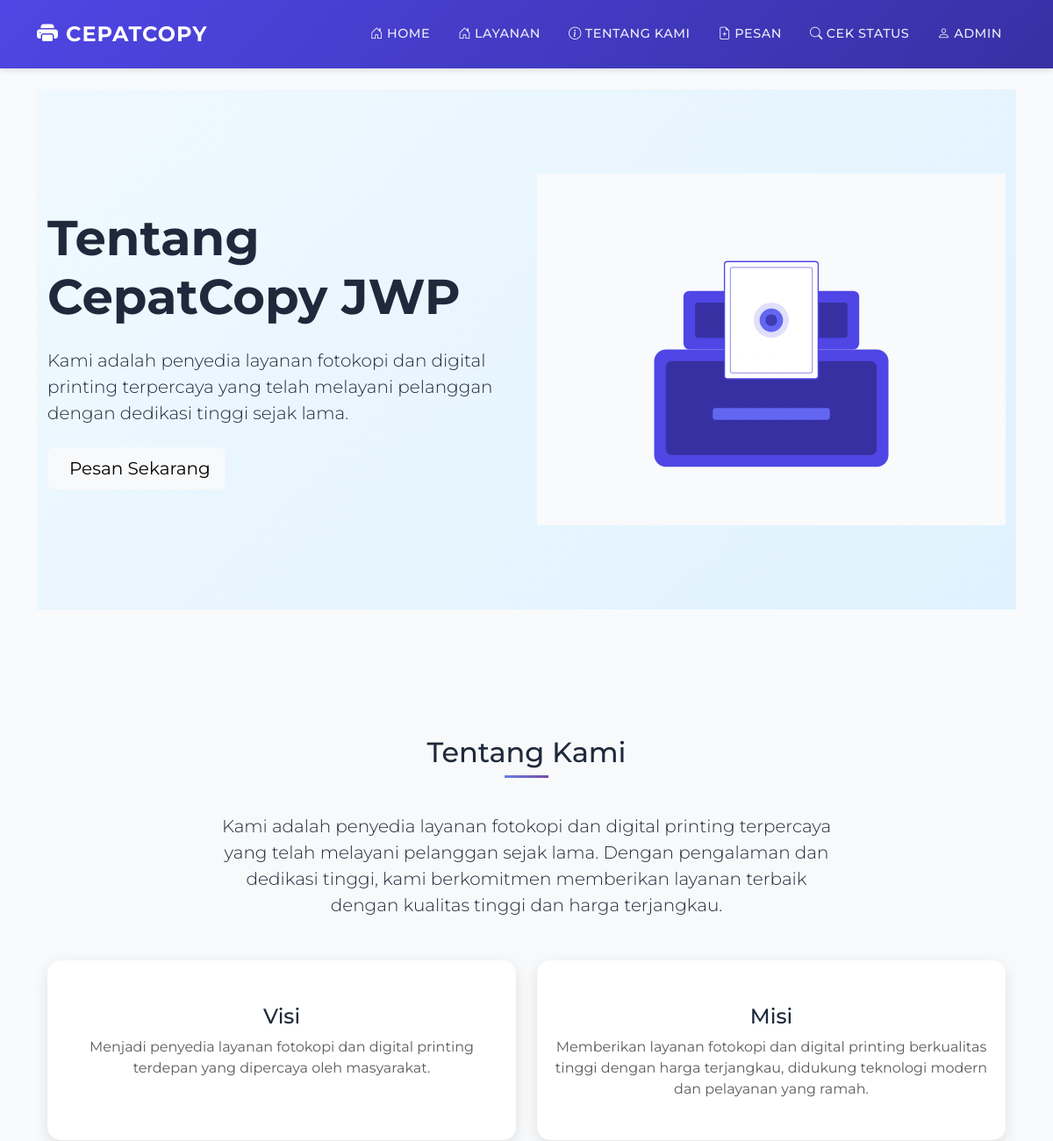
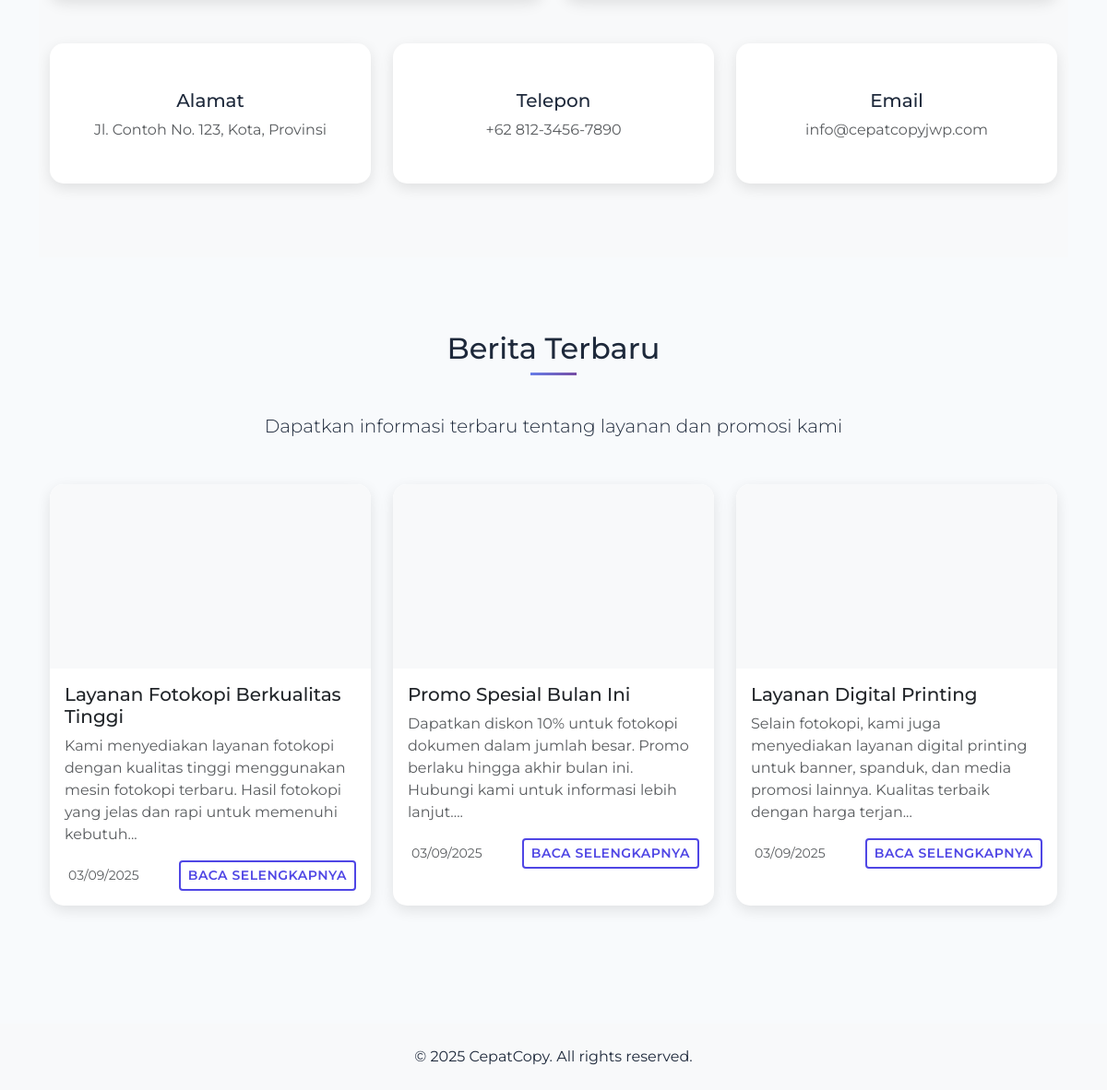
Page /about.php on the committed database (2 pictures, top to bottom).
### tables this page shows
CREATE TABLE IF NOT EXISTS `about_info` (
  `id` int(11) NOT NULL AUTO_INCREMENT,
  `title` varchar(255) NOT NULL,
  `description` text NOT NULL,
  `vision` text,
  `mission` text,
  `address` text,
  `phone` varchar(50),
  `email` varchar(100),
  `updated_at` timestamp NOT NULL DEFAULT CURRENT_TIMESTAMP ON UPDATE CURRENT_TIMESTAMP,
  PRIMARY KEY (`id`)
);

CREATE TABLE IF NOT EXISTS `news` (
  `id` int(11) NOT NULL AUTO_INCREMENT,
  `title` varchar(255) NOT NULL,
  `content` text NOT NULL,
  `image` varchar(255) DEFAULT NULL,
  `created_at` timestamp NOT NULL DEFAULT CURRENT_TIMESTAMP,
  `updated_at` timestamp NOT NULL DEFAULT CURRENT_TIMESTAMP ON UPDATE CURRENT_TIMESTAMP,
  `status` enum('published','draft') NOT NULL DEFAULT 'published',
  PRIMARY KEY (`id`)
);

### about.php (the view, shortened to what this page needs)
<?php
require_once 'includes/db.php';
$stmt = $pdo->prepare("SELECT * FROM about_info LIMIT 1");
$stmt->execute();
$about_info = $stmt->fetch();
$stmt = $pdo->prepare("SELECT * FROM news WHERE status = 'published' ORDER BY created_at DESC LIMIT 6");
$stmt->execute();
$latest_news = $stmt->fetchAll();
?>
<?php require_once 'includes/header.php'; ?>
    <section class="hero-section">
        <div class="container">
            <div class="row align-items-center">
                <div class="col-lg-6">
                    <h1 class="display-4 fw-bold mb-4">Tentang CepatCopy JWP</h1>
                    <p class="lead mb-4">Kami adalah penyedia layanan fotokopi dan digital printing terpercaya yang telah melayani pelanggan dengan dedikasi tinggi sejak lama.</p>
                    <a href="order.php" class="btn btn-light btn-lg">
                        <i class="fas fa-shopping-cart me-2"></i>Pesan Sekarang
                    </a>
                </div>
                <div class="col-lg-6">
                    <img src="assets/images/hero-image.svg" alt="About Us" class="img-fluid">
                </div>
            </div>
        </div>
    </section>
    <section class="about-section">
        <div class="container">
            <div class="row">
                <div class="col-lg-8 mx-auto text-center">
                    <h2 class="section-title">Tentang Kami</h2>
                    <p class="lead mb-5"><?= htmlspecialchars($about_info['description']) ?></p>
                </div>
            </div>
            <div class="row g-4 mb-5">
                <div class="col-md-6">
                    <div class="feature-card">
                        <h4>Visi</h4>
                        <p class="text-muted"><?= htmlspecialchars($about_info['vision']) ?></p>
                    </div>
                </div>
                <div class="col-md-6">
                    <div class="feature-card">
                        <h4>Misi</h4>
                        <p class="text-muted"><?= htmlspecialchars($about_info['mission']) ?></p>
                    </div>
                </div>
            </div>
            <div class="row g-4">
                <div class="col-md-4">
                    <div class="feature-card">
                        <h5>Alamat</h5>
                        <p class="text-muted"><?= htmlspecialchars($about_info['address']) ?></p>
                    </div>
                </div>
                <div class="col-md-4">
                    <div class="feature-card">
                        <h5>Telepon</h5>
                        <p class="text-muted"><?= htmlspecialchars($about_info['phone']) ?></p>
                    </div>
                </div>
                <div class="col-md-4">
                    <div class="feature-card">
                        <h5>Email</h5>
                        <p class="text-muted"><?= htmlspecialchars($about_info['email']) ?></p>
                    </div>
                </div>
            </div>
        </div>
    </section>
    <section class="news-section">
        <div class="container">
            <div class="row">
                <div class="col-lg-8 mx-auto text-center">
                    <h2 class="section-title">Berita Terbaru</h2>
                    <p class="lead mb-5">Dapatkan informasi terbaru tentang layanan dan promosi kami</p>
                </div>
            </div>
            <div class="row g-4">
                <?php if (empty($latest_news)): ?>
                    <div class="col-12 text-center">
                        <div class="alert alert-info">
                            <i class="fas fa-info-circle me-2"></i>
                            Belum ada berita terbaru saat ini.
                        </div>
                    </div>
                <?php else: ?>
                    <?php foreach ($latest_news as $news): ?>
                        <div class="col-lg-4 col-md-6">
                            <div class="card news-card">
                                <?php if ($news['image']): ?>
                                    <img src="uploads/<?= $news['image'] ?>" class="card-img-top news-image" alt="<?= htmlspecialchars($news['title']) ?>">
                                <?php else: ?>
                                    <div class="card-img-top news-image bg-light d-flex align-items-center justify-content-center">
                                    </div>
                                <?php endif; ?>
                                <div class="card-body">
                                    <h5 class="card-title"><?= htmlspecialchars($news['title']) ?></h5>
                                    <p class="card-text text-muted">
                                        <?= substr(strip_tags($news['content']), 0, 150) ?>...
                                    </p>
                                    <div class="d-flex justify-content-between align-items-center">
                                        <small class="text-muted">
                                            <?= date('d/m/Y', strtotime($news['created_at'])) ?>
                                        </small>
                                                                                 <button class="btn btn-sm btn-outline-primary"
                                                 onclick="showNewsDetail(<?= $news['id'] ?>, '<?= addslashes(htmlspecialchars($news['title'])) ?>', '<?= addslashes(htmlspecialchars($news['content'])) ?>')">
                                             Baca Selengkapnya
                                         </button>
                                    </div>
                                </div>
                            </div>
                        </div>
                    <?php endforeach; ?>
                <?php endif; ?>
            </div>
        </div>
    </section>
<?php require_once 'includes/footer.php'; ?>

### includes/header.php (shortened to what this page needs)
<!DOCTYPE html>
<html lang="id">
<head>
    <link href="https://cdn.jsdelivr.net/npm/bootstrap@5.3.0/dist/css/bootstrap.min.css" rel="stylesheet">
    <link href="https://cdn.jsdelivr.net/npm/bootstrap-icons@1.7.2/font/bootstrap-icons.css" rel="stylesheet">
</head>
<body>
    <nav class="navbar navbar-expand-lg">
        <div class="container">
            <a class="navbar-brand" href="/cepatcopy_JWP/">
                <i class="bi bi-printer-fill me-2"></i>CepatCopy
            </a>
            <div class="collapse navbar-collapse" id="navbarNav">
                <ul class="navbar-nav ms-auto">
                    <li class="nav-item">
                        <a class="nav-link" href="/cepatcopy_JWP/">
                            <i class="bi bi-house-door me-1"></i>Home
                        </a>
                    </li>
                    <li class="nav-item">
                        <a class="nav-link" href="/cepatcopy_JWP/katalog.php">
                            <i class="bi bi-house-door me-1"></i>Layanan
                        </a>
                    </li>
                    <li class="nav-item">
                        <a class="nav-link" href="/cepatcopy_JWP/about.php">
                            <i class="bi bi-info-circle me-1"></i>Tentang Kami
                        </a>
                    </li>
                    <li class="nav-item">
                        <a class="nav-link" href="/cepatcopy_JWP/order.php">
                            <i class="bi bi-file-earmark-plus me-1"></i>Pesan
                        </a>
                    </li>
                    <li class="nav-item">
                        <a class="nav-link" href="/cepatcopy_JWP/check_order.php">
                            <i class="bi bi-search me-1"></i>Cek Status
                        </a>
                    </li>
                    <li class="nav-item">
                        <a class="nav-link" href="/cepatcopy_JWP/admin/login.php">
                            <i class="bi bi-person me-1"></i>Admin
                        </a>
                    </li>
                </ul>
            </div>
        </div>
    </nav>
    <div class="container mt-4">

### includes/footer.php (shortened to what this page needs)
    </div>
    <footer class="bg-light py-4 mt-5">
        <div class="container text-center">
            <p class="mb-0">&copy; <?php echo date('Y'); ?> CepatCopy. All rights reserved.</p>
        </div>
    </footer>
</body>
</html>

### includes/header.php (style rules this page uses)
:root { --primary-color: #4f46e5; --secondary-color: #3730a3; --accent-color: #6366f1; --text-color: #1e293b; --light-bg: #f8fafc; --gradient-primary: linear-gradient(135deg, #4f46e5 0%, #3730a3 100%); --gradient-secondary: linear-gradient(135deg, #6366f1 0%, #4f46e5 100%); --gradient-light: linear-gradient(135deg, #f0f9ff 0%, #e0f2fe 100%); }
body { font-family: 'Montserrat', sans-serif; color: var(--text-color); background-color: var(--light-bg); }
.navbar { background: var(--gradient-primary) !important; box-shadow: 0 4px 6px -1px rgba(0, 0, 0, 0.1); padding: 1rem 0; }
.navbar-brand { font-weight: 700; color: white !important; font-size: 1.5rem; text-transform: uppercase; letter-spacing: 1px; }
.nav-link { font-weight: 500; color: rgba(255, 255, 255, 0.9) !important; padding: 0.5rem 1rem !important; transition: all 0.3s ease; text-transform: uppercase; font-size: 0.9rem; letter-spacing: 0.5px; }
.btn-outline-primary { color: var(--primary-color); border: 2px solid var(--primary-color); font-weight: 600; text-transform: uppercase; letter-spacing: 0.5px; transition: all 0.3s ease; }
.card { border: none; box-shadow: 0 10px 15px -3px rgba(0, 0, 0, 0.1); border-radius: 1rem; transition: all 0.3s ease; background: white; overflow: hidden; }
.hero-section { background: var(--gradient-light); padding: 6rem 0; margin-bottom: 4rem; position: relative; overflow: hidden; }
.hero-section::before { content: ''; position: absolute; top: 0; left: 0; right: 0; bottom: 0; opacity: 0.5; }

### about.php (style rules this page uses)
.hero-section .btn { position: relative; z-index: 10; pointer-events: auto; }
.about-section { padding: 80px 0; background: #f8f9fa; }
.news-section { padding: 80px 0; }
.news-card { border: none; border-radius: 15px; box-shadow: 0 5px 15px rgba(0, 0, 0, 0.1); transition: transform 0.3s ease; height: 100%; }
.news-image { height: 200px; object-fit: cover; border-radius: 15px 15px 0 0; }
.feature-card { text-align: center; padding: 30px 20px; border: none; border-radius: 15px; box-shadow: 0 5px 15px rgba(0, 0, 0, 0.1); background: white; height: 100%; }
.section-title { position: relative; margin-bottom: 50px; }
.section-title::after { content: ''; position: absolute; bottom: -10px; left: 50%; transform: translateX(-50%); width: 50px; height: 3px; background: linear-gradient(135deg, #667eea 0%, #764ba2 100%); }

### rows in the picture
about_info: description "Kami adalah penyedia layanan fotokopi dan digital printing terpercaya yang telah melayani pelanggan sejak lama. Dengan pengalaman dan dedikasi tinggi, kami berkomitmen memberikan layanan terbaik dengan kualitas tinggi dan harga terjangkau.", vision "Menjadi penyedia layanan fotokopi dan digital printing terdepan yang dipercaya oleh masyarakat.", mission "Memberikan layanan fotokopi dan digital printing berkualitas tinggi dengan harga terjangkau, didukung teknologi modern dan pelayanan yang ramah.", address "Jl. Contoh No. 123, Kota, Provinsi", phone "+62 812-3456-7890", email "info@cepatcopyjwp.com"
news: title "Layanan Fotokopi Berkualitas Tinggi", content "Kami menyediakan layanan fotokopi dengan kualitas tinggi menggunakan mesin fotokopi terbaru. Hasil fotokopi yang jelas dan rapi untuk memenuhi kebutuh", created_at "03/09/2025"
news: title "Promo Spesial Bulan Ini", content "Dapatkan diskon 10% untuk fotokopi dokumen dalam jumlah besar. Promo berlaku hingga akhir bulan ini. Hubungi kami untuk informasi lebih lanjut.", created_at "03/09/2025"
news: title "Layanan Digital Printing", content "Selain fotokopi, kami juga menyediakan layanan digital printing untuk banner, spanduk, dan media promosi lainnya. Kualitas terbaik dengan harga terjan", created_at "03/09/2025"
